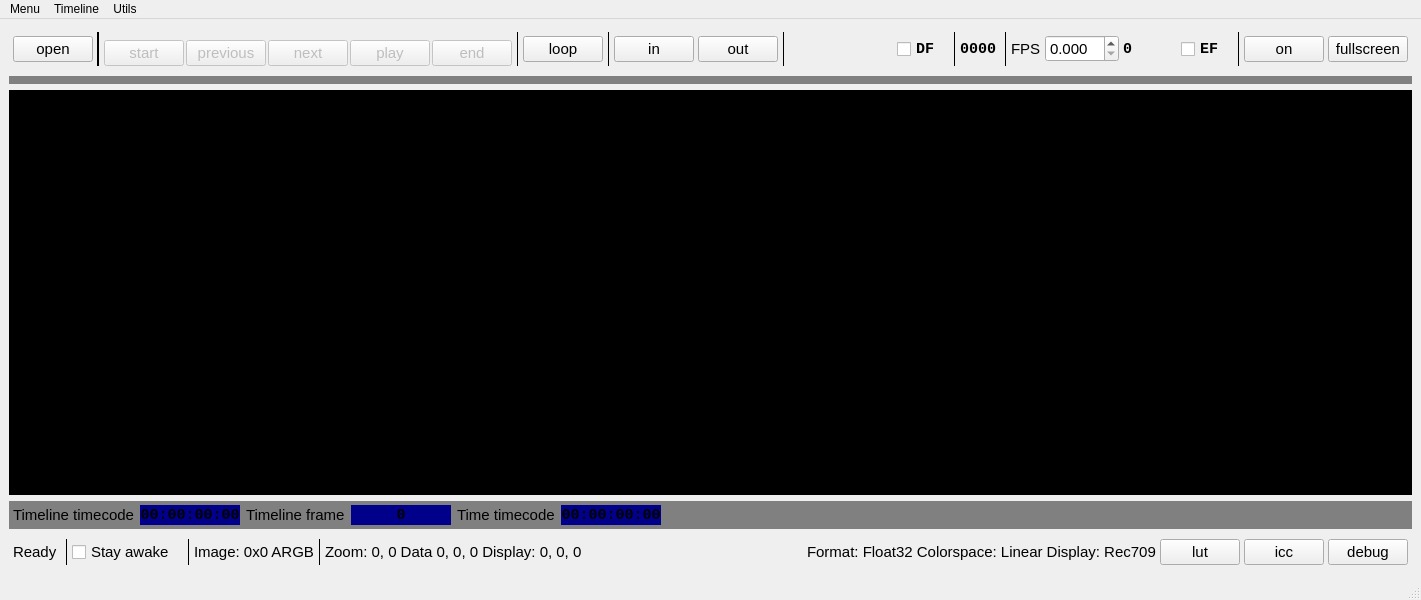
<?xml version="1.0" encoding="UTF-8"?>
<ui version="4.0">
 <class>Flipman</class>
 <widget class="QMainWindow" name="Flipman">
  <property name="geometry">
   <rect>
    <x>0</x>
    <y>0</y>
    <width>1160</width>
    <height>600</height>
   </rect>
  </property>
  <property name="windowTitle">
   <string>Flipman</string>
  </property>
  <widget class="QWidget" name="central_widget">
   <layout class="QVBoxLayout" name="verticalLayout">
    <item>
     <widget class="QWidget" name="tools_widget" native="true">
      <property name="enabled">
       <bool>true</bool>
      </property>
      <layout class="QHBoxLayout" name="horizontalLayout">
       <property name="spacing">
        <number>4</number>
       </property>
       <property name="leftMargin">
        <number>4</number>
       </property>
       <property name="topMargin">
        <number>4</number>
       </property>
       <property name="rightMargin">
        <number>4</number>
       </property>
       <property name="bottomMargin">
        <number>4</number>
       </property>
       <item>
        <widget class="QPushButton" name="tool_open">
         <property name="font">
          <font>
           <pointsize>11</pointsize>
          </font>
         </property>
         <property name="text">
          <string>open</string>
         </property>
        </widget>
       </item>
       <item>
        <widget class="QFrame" name="frame_9">
         <property name="minimumSize">
          <size>
           <width>0</width>
           <height>0</height>
          </size>
         </property>
         <property name="styleSheet">
          <string notr="true"/>
         </property>
         <property name="frameShape">
          <enum>QFrame::Shape::VLine</enum>
         </property>
         <property name="frameShadow">
          <enum>QFrame::Shadow::Plain</enum>
         </property>
         <property name="lineWidth">
          <number>2</number>
         </property>
        </widget>
       </item>
       <item>
        <widget class="QWidget" name="playback_widget" native="true">
         <property name="enabled">
          <bool>false</bool>
         </property>
         <property name="styleSheet">
          <string notr="true"/>
         </property>
         <layout class="QHBoxLayout" name="horizontalLayout_5">
          <property name="spacing">
           <number>2</number>
          </property>
          <property name="leftMargin">
           <number>0</number>
          </property>
          <property name="topMargin">
           <number>8</number>
          </property>
          <property name="rightMargin">
           <number>0</number>
          </property>
          <property name="bottomMargin">
           <number>0</number>
          </property>
          <item>
           <widget class="QPushButton" name="tool_start">
            <property name="font">
             <font>
              <pointsize>11</pointsize>
             </font>
            </property>
            <property name="text">
             <string>start</string>
            </property>
           </widget>
          </item>
          <item>
           <widget class="QPushButton" name="tool_previous">
            <property name="font">
             <font>
              <pointsize>11</pointsize>
             </font>
            </property>
            <property name="text">
             <string>previous</string>
            </property>
           </widget>
          </item>
          <item>
           <widget class="QPushButton" name="tool_next">
            <property name="font">
             <font>
              <pointsize>11</pointsize>
             </font>
            </property>
            <property name="text">
             <string>next</string>
            </property>
           </widget>
          </item>
          <item>
           <widget class="QPushButton" name="tool_play">
            <property name="font">
             <font>
              <pointsize>11</pointsize>
             </font>
            </property>
            <property name="styleSheet">
             <string notr="true"/>
            </property>
            <property name="text">
             <string>play</string>
            </property>
            <property name="checkable">
             <bool>true</bool>
            </property>
           </widget>
          </item>
          <item>
           <widget class="QPushButton" name="tool_end">
            <property name="font">
             <font>
              <pointsize>11</pointsize>
             </font>
            </property>
            <property name="text">
             <string>end</string>
            </property>
           </widget>
          </item>
         </layout>
        </widget>
       </item>
       <item>
        <widget class="QFrame" name="frame_2">
         <property name="frameShape">
          <enum>QFrame::Shape::VLine</enum>
         </property>
         <property name="frameShadow">
          <enum>QFrame::Shadow::Plain</enum>
         </property>
        </widget>
       </item>
       <item>
        <widget class="QPushButton" name="tool_loop">
         <property name="font">
          <font>
           <pointsize>11</pointsize>
          </font>
         </property>
         <property name="text">
          <string>loop</string>
         </property>
         <property name="checkable">
          <bool>true</bool>
         </property>
        </widget>
       </item>
       <item>
        <widget class="QFrame" name="frame_3">
         <property name="frameShape">
          <enum>QFrame::Shape::VLine</enum>
         </property>
         <property name="frameShadow">
          <enum>QFrame::Shadow::Plain</enum>
         </property>
        </widget>
       </item>
       <item>
        <widget class="QPushButton" name="in">
         <property name="font">
          <font>
           <pointsize>11</pointsize>
          </font>
         </property>
         <property name="text">
          <string>in</string>
         </property>
        </widget>
       </item>
       <item>
        <widget class="QPushButton" name="out">
         <property name="font">
          <font>
           <pointsize>11</pointsize>
          </font>
         </property>
         <property name="text">
          <string>out</string>
         </property>
        </widget>
       </item>
       <item>
        <widget class="QFrame" name="frame_4">
         <property name="frameShape">
          <enum>QFrame::Shape::VLine</enum>
         </property>
         <property name="frameShadow">
          <enum>QFrame::Shadow::Plain</enum>
         </property>
        </widget>
       </item>
       <item>
        <widget class="widgets::Timeedit" name="timecode" native="true">
         <property name="minimumSize">
          <size>
           <width>100</width>
           <height>0</height>
          </size>
         </property>
         <property name="font">
          <font>
           <family>Courier New</family>
           <pointsize>13</pointsize>
           <bold>true</bold>
          </font>
         </property>
        </widget>
       </item>
       <item>
        <spacer name="horizontalSpacer_3">
         <property name="orientation">
          <enum>Qt::Orientation::Horizontal</enum>
         </property>
         <property name="sizeType">
          <enum>QSizePolicy::Policy::Minimum</enum>
         </property>
         <property name="sizeHint" stdset="0">
          <size>
           <width>4</width>
           <height>20</height>
          </size>
         </property>
        </spacer>
       </item>
       <item>
        <widget class="QCheckBox" name="df">
         <property name="font">
          <font>
           <family>Courier New</family>
           <pointsize>11</pointsize>
           <bold>true</bold>
          </font>
         </property>
         <property name="text">
          <string>DF </string>
         </property>
        </widget>
       </item>
       <item>
        <widget class="QFrame" name="frame_5">
         <property name="frameShape">
          <enum>QFrame::Shape::VLine</enum>
         </property>
         <property name="frameShadow">
          <enum>QFrame::Shadow::Plain</enum>
         </property>
        </widget>
       </item>
       <item>
        <widget class="QLabel" name="frame">
         <property name="minimumSize">
          <size>
           <width>40</width>
           <height>0</height>
          </size>
         </property>
         <property name="font">
          <font>
           <family>Courier New</family>
           <pointsize>11</pointsize>
           <bold>true</bold>
          </font>
         </property>
         <property name="text">
          <string>0000</string>
         </property>
        </widget>
       </item>
       <item>
        <widget class="QFrame" name="frame_7">
         <property name="frameShape">
          <enum>QFrame::Shape::VLine</enum>
         </property>
         <property name="frameShadow">
          <enum>QFrame::Shadow::Plain</enum>
         </property>
        </widget>
       </item>
       <item>
        <widget class="QLabel" name="label">
         <property name="font">
          <font>
           <pointsize>11</pointsize>
          </font>
         </property>
         <property name="text">
          <string>FPS</string>
         </property>
        </widget>
       </item>
       <item>
        <widget class="QDoubleSpinBox" name="fps">
         <property name="font">
          <font>
           <pointsize>11</pointsize>
          </font>
         </property>
         <property name="decimals">
          <number>3</number>
         </property>
        </widget>
       </item>
       <item>
        <widget class="QLabel" name="actual_fps">
         <property name="minimumSize">
          <size>
           <width>50</width>
           <height>0</height>
          </size>
         </property>
         <property name="font">
          <font>
           <family>Courier New</family>
           <pointsize>11</pointsize>
           <bold>true</bold>
          </font>
         </property>
         <property name="text">
          <string>0</string>
         </property>
        </widget>
       </item>
       <item>
        <spacer name="horizontalSpacer_4">
         <property name="orientation">
          <enum>Qt::Orientation::Horizontal</enum>
         </property>
         <property name="sizeType">
          <enum>QSizePolicy::Policy::Minimum</enum>
         </property>
         <property name="sizeHint" stdset="0">
          <size>
           <width>4</width>
           <height>10</height>
          </size>
         </property>
        </spacer>
       </item>
       <item>
        <widget class="QCheckBox" name="tool_everyframe">
         <property name="font">
          <font>
           <family>Courier New</family>
           <pointsize>11</pointsize>
           <bold>true</bold>
          </font>
         </property>
         <property name="text">
          <string>EF </string>
         </property>
        </widget>
       </item>
       <item>
        <widget class="QFrame" name="frame_10">
         <property name="frameShape">
          <enum>QFrame::Shape::VLine</enum>
         </property>
         <property name="frameShadow">
          <enum>QFrame::Shadow::Plain</enum>
         </property>
        </widget>
       </item>
       <item>
        <widget class="QPushButton" name="tool_sound">
         <property name="font">
          <font>
           <pointsize>11</pointsize>
          </font>
         </property>
         <property name="text">
          <string>on</string>
         </property>
         <property name="checkable">
          <bool>true</bool>
         </property>
        </widget>
       </item>
       <item>
        <spacer name="horizontalSpacer">
         <property name="orientation">
          <enum>Qt::Orientation::Horizontal</enum>
         </property>
         <property name="sizeHint" stdset="0">
          <size>
           <width>40</width>
           <height>20</height>
          </size>
         </property>
        </spacer>
       </item>
       <item>
        <widget class="QPushButton" name="tool_fullscreen">
         <property name="font">
          <font>
           <pointsize>11</pointsize>
          </font>
         </property>
         <property name="text">
          <string>fullscreen</string>
         </property>
         <property name="checkable">
          <bool>true</bool>
         </property>
        </widget>
       </item>
      </layout>
     </widget>
    </item>
    <item>
     <widget class="QWidget" name="timeline_widget" native="true">
      <property name="font">
       <font>
        <pointsize>12</pointsize>
       </font>
      </property>
      <property name="styleSheet">
       <string notr="true">background-color: gray;</string>
      </property>
      <layout class="QHBoxLayout" name="horizontalLayout_2">
       <property name="leftMargin">
        <number>4</number>
       </property>
       <property name="topMargin">
        <number>4</number>
       </property>
       <property name="rightMargin">
        <number>4</number>
       </property>
       <property name="bottomMargin">
        <number>4</number>
       </property>
       <item>
        <widget class="widgets::Timeedit" name="timeline_start" native="true">
         <property name="minimumSize">
          <size>
           <width>90</width>
           <height>0</height>
          </size>
         </property>
         <property name="font">
          <font>
           <family>Courier New</family>
           <pointsize>12</pointsize>
           <bold>true</bold>
          </font>
         </property>
         <property name="styleSheet">
          <string notr="true">background-color: dimgray;</string>
         </property>
        </widget>
       </item>
       <item>
        <widget class="widgets::Timeline" name="timeline" native="true">
         <property name="sizePolicy">
          <sizepolicy hsizetype="Expanding" vsizetype="Preferred">
           <horstretch>0</horstretch>
           <verstretch>0</verstretch>
          </sizepolicy>
         </property>
        </widget>
       </item>
       <item>
        <widget class="widgets::Timeedit" name="timeline_duration" native="true">
         <property name="minimumSize">
          <size>
           <width>90</width>
           <height>0</height>
          </size>
         </property>
         <property name="font">
          <font>
           <family>Courier New</family>
           <pointsize>12</pointsize>
           <bold>true</bold>
          </font>
         </property>
         <property name="styleSheet">
          <string notr="true">background-color: dimgray;</string>
         </property>
        </widget>
       </item>
      </layout>
     </widget>
    </item>
    <item>
     <widget class="QWidget" name="render_widget" native="true">
      <property name="sizePolicy">
       <sizepolicy hsizetype="Preferred" vsizetype="Expanding">
        <horstretch>0</horstretch>
        <verstretch>0</verstretch>
       </sizepolicy>
      </property>
      <layout class="QHBoxLayout" name="horizontalLayout_4">
       <property name="spacing">
        <number>0</number>
       </property>
       <property name="leftMargin">
        <number>0</number>
       </property>
       <property name="topMargin">
        <number>0</number>
       </property>
       <property name="rightMargin">
        <number>0</number>
       </property>
       <property name="bottomMargin">
        <number>0</number>
       </property>
       <item>
        <widget class="widgets::RenderWidget" name="render_widget" native="true">
         <property name="styleSheet">
          <string notr="true">background-color: black</string>
         </property>
        </widget>
       </item>
      </layout>
     </widget>
    </item>
    <item>
     <widget class="QWidget" name="statistics_widget" native="true">
      <property name="styleSheet">
       <string notr="true">background-color: gray;</string>
      </property>
      <layout class="QHBoxLayout" name="horizontalLayout_6">
       <property name="leftMargin">
        <number>4</number>
       </property>
       <property name="topMargin">
        <number>4</number>
       </property>
       <property name="rightMargin">
        <number>4</number>
       </property>
       <property name="bottomMargin">
        <number>4</number>
       </property>
       <item>
        <widget class="QLabel" name="label_2">
         <property name="font">
          <font>
           <pointsize>11</pointsize>
          </font>
         </property>
         <property name="text">
          <string>Timeline timecode</string>
         </property>
        </widget>
       </item>
       <item>
        <widget class="QLabel" name="timeline_timecode">
         <property name="minimumSize">
          <size>
           <width>100</width>
           <height>0</height>
          </size>
         </property>
         <property name="font">
          <font>
           <family>Courier New</family>
           <pointsize>11</pointsize>
           <bold>true</bold>
          </font>
         </property>
         <property name="styleSheet">
          <string notr="true">background-color: darkblue;</string>
         </property>
         <property name="text">
          <string>00:00:00:00</string>
         </property>
         <property name="alignment">
          <set>Qt::AlignmentFlag::AlignCenter</set>
         </property>
        </widget>
       </item>
       <item>
        <widget class="QLabel" name="label_3">
         <property name="font">
          <font>
           <pointsize>11</pointsize>
          </font>
         </property>
         <property name="text">
          <string>Timeline frame</string>
         </property>
        </widget>
       </item>
       <item>
        <widget class="QLabel" name="timeline_frame">
         <property name="minimumSize">
          <size>
           <width>100</width>
           <height>0</height>
          </size>
         </property>
         <property name="font">
          <font>
           <family>Courier New</family>
           <pointsize>11</pointsize>
           <bold>true</bold>
          </font>
         </property>
         <property name="styleSheet">
          <string notr="true">background-color: darkblue;</string>
         </property>
         <property name="text">
          <string>0</string>
         </property>
         <property name="alignment">
          <set>Qt::AlignmentFlag::AlignCenter</set>
         </property>
        </widget>
       </item>
       <item>
        <widget class="QLabel" name="label_4">
         <property name="font">
          <font>
           <pointsize>11</pointsize>
          </font>
         </property>
         <property name="text">
          <string>Time timecode</string>
         </property>
        </widget>
       </item>
       <item>
        <widget class="QLabel" name="time_timecode">
         <property name="minimumSize">
          <size>
           <width>100</width>
           <height>0</height>
          </size>
         </property>
         <property name="font">
          <font>
           <family>Courier New</family>
           <pointsize>11</pointsize>
           <bold>true</bold>
          </font>
         </property>
         <property name="styleSheet">
          <string notr="true">background-color: darkblue;</string>
         </property>
         <property name="text">
          <string>00:00:00:00</string>
         </property>
         <property name="alignment">
          <set>Qt::AlignmentFlag::AlignCenter</set>
         </property>
        </widget>
       </item>
       <item>
        <spacer name="horizontalSpacer_5">
         <property name="orientation">
          <enum>Qt::Orientation::Horizontal</enum>
         </property>
         <property name="sizeHint" stdset="0">
          <size>
           <width>40</width>
           <height>20</height>
          </size>
         </property>
        </spacer>
       </item>
      </layout>
     </widget>
    </item>
    <item>
     <widget class="QWidget" name="widget" native="true">
      <layout class="QHBoxLayout" name="horizontalLayout_3">
       <property name="spacing">
        <number>4</number>
       </property>
       <property name="leftMargin">
        <number>4</number>
       </property>
       <property name="topMargin">
        <number>4</number>
       </property>
       <property name="rightMargin">
        <number>4</number>
       </property>
       <property name="bottomMargin">
        <number>4</number>
       </property>
       <item>
        <widget class="QLabel" name="status">
         <property name="font">
          <font>
           <pointsize>11</pointsize>
          </font>
         </property>
         <property name="text">
          <string>Ready </string>
         </property>
        </widget>
       </item>
       <item>
        <widget class="QFrame" name="frame_6">
         <property name="frameShape">
          <enum>QFrame::Shape::VLine</enum>
         </property>
         <property name="frameShadow">
          <enum>QFrame::Shadow::Plain</enum>
         </property>
        </widget>
       </item>
       <item>
        <widget class="QCheckBox" name="stayawake">
         <property name="font">
          <font>
           <pointsize>11</pointsize>
          </font>
         </property>
         <property name="text">
          <string>Stay awake  </string>
         </property>
        </widget>
       </item>
       <item>
        <widget class="QFrame" name="frame_8">
         <property name="frameShape">
          <enum>QFrame::Shape::VLine</enum>
         </property>
         <property name="frameShadow">
          <enum>QFrame::Shadow::Plain</enum>
         </property>
        </widget>
       </item>
       <item>
        <widget class="QLabel" name="info">
         <property name="font">
          <font>
           <pointsize>11</pointsize>
          </font>
         </property>
         <property name="text">
          <string>Image: 0x0 ARGB</string>
         </property>
        </widget>
       </item>
       <item>
        <widget class="QFrame" name="frame_11">
         <property name="frameShape">
          <enum>QFrame::Shape::VLine</enum>
         </property>
         <property name="frameShadow">
          <enum>QFrame::Shadow::Plain</enum>
         </property>
        </widget>
       </item>
       <item>
        <widget class="QLabel" name="render">
         <property name="font">
          <font>
           <pointsize>11</pointsize>
          </font>
         </property>
         <property name="text">
          <string>Zoom: 0, 0 Data 0, 0, 0 Display: 0, 0, 0</string>
         </property>
        </widget>
       </item>
       <item>
        <spacer name="horizontalSpacer_2">
         <property name="orientation">
          <enum>Qt::Orientation::Horizontal</enum>
         </property>
         <property name="sizeHint" stdset="0">
          <size>
           <width>40</width>
           <height>20</height>
          </size>
         </property>
        </spacer>
       </item>
       <item>
        <widget class="QLabel" name="format">
         <property name="font">
          <font>
           <pointsize>11</pointsize>
          </font>
         </property>
         <property name="text">
          <string>Format: Float32 Colorspace: Linear Display: Rec709</string>
         </property>
        </widget>
       </item>
       <item>
        <widget class="QPushButton" name="lut">
         <property name="font">
          <font>
           <pointsize>11</pointsize>
          </font>
         </property>
         <property name="text">
          <string>lut</string>
         </property>
        </widget>
       </item>
       <item>
        <widget class="QPushButton" name="icc">
         <property name="font">
          <font>
           <pointsize>11</pointsize>
          </font>
         </property>
         <property name="text">
          <string>icc</string>
         </property>
        </widget>
       </item>
       <item>
        <widget class="QPushButton" name="debug">
         <property name="font">
          <font>
           <pointsize>11</pointsize>
          </font>
         </property>
         <property name="text">
          <string>debug</string>
         </property>
        </widget>
       </item>
      </layout>
     </widget>
    </item>
   </layout>
  </widget>
  <widget class="QMenuBar" name="menubar">
   <property name="geometry">
    <rect>
     <x>0</x>
     <y>0</y>
     <width>1160</width>
     <height>37</height>
    </rect>
   </property>
   <widget class="QMenu" name="menu">
    <property name="title">
     <string>Menu</string>
    </property>
    <addaction name="menu_open"/>
    <addaction name="separator"/>
    <addaction name="menu_start"/>
    <addaction name="menu_previous10"/>
    <addaction name="menu_previous"/>
    <addaction name="menu_play"/>
    <addaction name="menu_next"/>
    <addaction name="menu_next10"/>
    <addaction name="menu_end"/>
    <addaction name="separator"/>
    <addaction name="menu_loop"/>
    <addaction name="separator"/>
    <addaction name="menu_fullscreen"/>
   </widget>
   <widget class="QMenu" name="menuTimeline">
    <property name="title">
     <string>Timeline</string>
    </property>
    <addaction name="timeline_frames"/>
    <addaction name="timeline_time"/>
    <addaction name="timeline_smpte"/>
    <addaction name="separator"/>
    <addaction name="timeline_in"/>
    <addaction name="timeline_out"/>
    <addaction name="separator"/>
    <addaction name="timeline_clearinout"/>
   </widget>
   <widget class="QMenu" name="menuUtils">
    <property name="title">
     <string>Utils</string>
    </property>
    <addaction name="utils_showinfinder"/>
   </widget>
   <addaction name="menu"/>
   <addaction name="menuTimeline"/>
   <addaction name="menuUtils"/>
  </widget>
  <widget class="QStatusBar" name="statusbar"/>
  <action name="menu_play">
   <property name="checkable">
    <bool>true</bool>
   </property>
   <property name="text">
    <string>Play</string>
   </property>
   <property name="shortcut">
    <string>Space</string>
   </property>
  </action>
  <action name="menu_open">
   <property name="text">
    <string>Open ...</string>
   </property>
   <property name="shortcut">
    <string>Ctrl+O</string>
   </property>
  </action>
  <action name="menu_next">
   <property name="text">
    <string>Go to &gt; Next frame</string>
   </property>
   <property name="shortcut">
    <string>Right</string>
   </property>
  </action>
  <action name="menu_previous">
   <property name="text">
    <string>Go to &gt; Previous frame</string>
   </property>
   <property name="shortcut">
    <string>Left</string>
   </property>
  </action>
  <action name="menu_start">
   <property name="text">
    <string>Go to &gt; Start</string>
   </property>
   <property name="shortcut">
    <string>Up</string>
   </property>
  </action>
  <action name="menu_end">
   <property name="text">
    <string>Go to &gt; End</string>
   </property>
   <property name="shortcut">
    <string>Down</string>
   </property>
  </action>
  <action name="menu_fullscreen">
   <property name="checkable">
    <bool>true</bool>
   </property>
   <property name="text">
    <string>Fullscreen</string>
   </property>
   <property name="shortcut">
    <string>F</string>
   </property>
  </action>
  <action name="menu_loop">
   <property name="checkable">
    <bool>true</bool>
   </property>
   <property name="text">
    <string>Loop</string>
   </property>
   <property name="shortcut">
    <string>L</string>
   </property>
  </action>
  <action name="timeline_frames">
   <property name="checkable">
    <bool>true</bool>
   </property>
   <property name="text">
    <string>Frames</string>
   </property>
   <property name="shortcut">
    <string>R</string>
   </property>
  </action>
  <action name="timeline_time">
   <property name="checkable">
    <bool>true</bool>
   </property>
   <property name="checked">
    <bool>true</bool>
   </property>
   <property name="text">
    <string>Time</string>
   </property>
   <property name="shortcut">
    <string>T</string>
   </property>
  </action>
  <action name="timeline_smpte">
   <property name="checkable">
    <bool>true</bool>
   </property>
   <property name="text">
    <string>SMTPE</string>
   </property>
   <property name="shortcut">
    <string>S</string>
   </property>
  </action>
  <action name="menu_next10">
   <property name="text">
    <string>Go to &gt; Next 10 frame</string>
   </property>
   <property name="shortcut">
    <string>Shift+Right</string>
   </property>
  </action>
  <action name="menu_previous10">
   <property name="text">
    <string>Go to &gt; Previous 10 frame</string>
   </property>
   <property name="shortcut">
    <string>Shift+Left</string>
   </property>
  </action>
  <action name="timeline_in">
   <property name="text">
    <string>Mark in</string>
   </property>
  </action>
  <action name="timeline_out">
   <property name="text">
    <string>Mark out</string>
   </property>
  </action>
  <action name="timeline_clearinout">
   <property name="text">
    <string>Clear in out</string>
   </property>
  </action>
  <action name="utils_showinfinder">
   <property name="text">
    <string>Show in finder ...</string>
   </property>
   <property name="shortcut">
    <string>Return</string>
   </property>
  </action>
 </widget>
 <customwidgets>
  <customwidget>
   <class>widgets::RenderWidget</class>
   <extends>QWidget</extends>
   <header>../../../widgets/renderwidget.h</header>
   <container>1</container>
  </customwidget>
  <customwidget>
   <class>widgets::Timeline</class>
   <extends>QWidget</extends>
   <header>../../../widgets/timeline.h</header>
   <container>1</container>
  </customwidget>
  <customwidget>
   <class>widgets::Timeedit</class>
   <extends>QWidget</extends>
   <header>../../../widgets/timeedit.h</header>
   <container>1</container>
  </customwidget>
 </customwidgets>
 <resources/>
 <connections/>
</ui>
